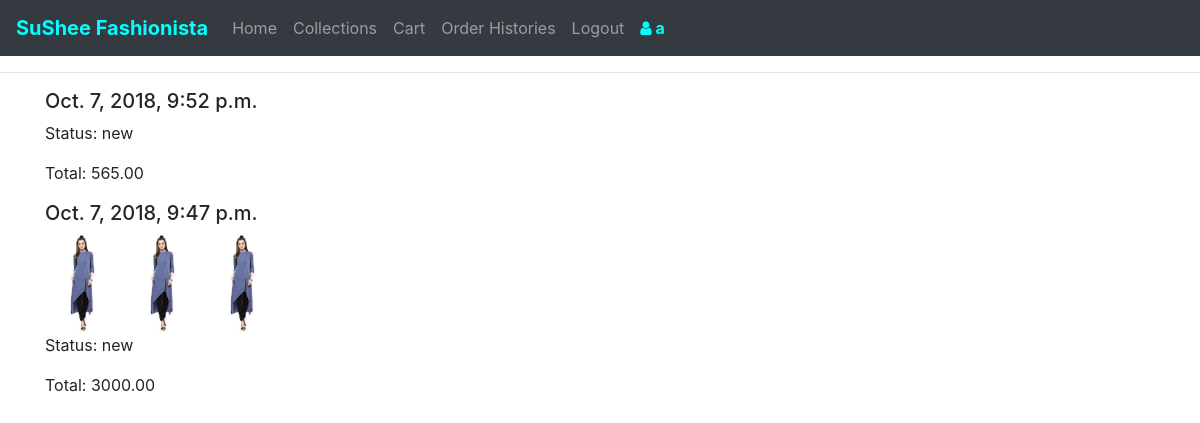
Screenshot of /histories (signed in) with the database file from the repository.
### shopping/models.py (models this page shows, shortened)
class PlacedOrder(models.Model):
    STATUS = Choices(
        ('new', _('new')),
        ('in_progress', _('in_progress')),
        ('delivered', _('delivered'))
    )
    user = models.ForeignKey(User, on_delete = models.SET_NULL, null = True, related_name = "ordered_user")
    deliveryaddress = models.ForeignKey(DeliveryAddress, on_delete = models.SET_NULL, null = True, related_name = "delivery_address")
    order = models.ManyToManyField(DressOrder, related_name = "ordered_dress")
    status = models.CharField(choices = STATUS, default = STATUS.new, max_length = 25)
    datetime = models.DateTimeField(auto_now_add=True)
    total = models.DecimalField(max_digits = 9, decimal_places = 2)

class KurtaRate(models.Model):
    dresstype = models.CharField(max_length = 25, default="kurta", editable = False)
    name = models.CharField(max_length = 100)
    model = models.CharField(max_length = 25)
    image = models.ManyToManyField(Document, related_name = "kurta_image")
    size = models.ManyToManyField(KurtaSize, related_name = "kurta_size")
    price = models.DecimalField(max_digits = 7, decimal_places = 2)

class Document(models.Model):
    document = models.FileField(upload_to='documents/%Y/%m/%d')
    color = models.ForeignKey(Color, on_delete = models.SET_NULL, null = True, related_name = "dress_color")
    datetime = models.DateTimeField(auto_now_add=True)

### shopping/views.py (the view, shortened to what this page needs)
# urls.py: path("histories", views.histories, name="histories"),
@login_required(login_url='/login')
def histories(request):
    status = None
    placed_orders = PlacedOrder.objects.filter(user = request.user).order_by('-pk')
    context = {
    "kurtarate" : rate_dict['kurta']['rate'].objects.all(),
    "toprate" : rate_dict['top']['rate'].objects.all(),
    "trouserrate" : rate_dict['trouser']['rate'].objects.all(),
    "sareerate" : rate_dict['saree']['rate'].objects.all(),
    "placed_orders" : placed_orders,
    "status" : status
    }
    return render(request, "shopping/histories.html", context)

### shopping/templates/shopping/histories.html (shortened to what this page needs)
{% extends "shopping/layout.html" %}
{% block body %}
<hr>
<div class="container">
{% for placed_order in placed_orders %}
  <div>
    <h5>{{placed_order.datetime}}</h5>
      {% for order in placed_order.order.all %}
        {% if order.dresstype == "kurta" %}
          {% for kurta in kurtarate %}
            {% if kurta.pk == order.dresspk %}
              <a class="historyimg" href="{% url 'dressitem' kurta.dresstype kurta.pk %}"><img src="{{kurta.image.first.document.url}}" /></a>
            {% endif %}
          {% endfor %}
        {% endif %}
      {% endfor %}
    <p>Status: {{placed_order.status}}</p>
    <p>Total: {{placed_order.total}}</p>
{% empty %}
    <li>No previous orders</li>
{% endfor %}
</div>
{% endblock %}

### shopping/templates/shopping/layout.html (shortened to what this page needs)
{% load static %}
<!DOCTYPE html>
<html>
  <head>
    <link rel="stylesheet" href="https://maxcdn.bootstrapcdn.com/bootstrap/4.1.3/css/bootstrap.min.css">
    <link rel="stylesheet" href="https://cdnjs.cloudflare.com/ajax/libs/font-awesome/4.7.0/css/font-awesome.min.css">
    <link rel="stylesheet" href="{% static 'shopping/mystyle.css' %}">
  </head>
  <body id="dbody">
    <nav class="navbar navbar-expand-sm bg-dark navbar-dark" style="margin-bottom:15px;">
  <a class="navbar-brand" href="{% url 'index' %}" style="color:cyan"><b>SuShee Fashionista</b></a>
  <div class="collapse navbar-collapse" id="collapsibleNavbar">
    <ul class="navbar-nav">
      <li class="nav-item">
        <a class="nav-link btnloc" id="btn_home" data-urlfor="{% url 'index' %}">Home</a>
      </li>
      <li class="nav-item">
        <a class="nav-link btnloc" id="btn_order" data-urlfor="{% url 'collections' %}">Collections</a>
      </li>
      {% if request.user.id %}
      <li class="nav-item">
        <a class="nav-link btnloc" id="btn_cart" data-urlfor="{% url 'cart' %}">Cart</a>
      </li>
      <li class="nav-item">
        <a class="nav-link btnloc" id="btn_histories" data-urlfor="{% url 'histories' %}">Order Histories</a>
      </li>
      <li class="nav-item">
        <a class="nav-link btnloc loggedin" id="btn_logout" data-urlfor="{% url 'logout' %}">Logout</a>
      </li>
      <li class="nav-item">
        <a class="nav-link" id="btn_userid" style="color:cyan"><b><i class="fa fa-user"></i> {{request.user.username}}</b></a>
      </li>
    {% endif %}
  </ul>
  </div>
</nav>
    {% block body %}
    {% endblock %}
  </body>
</html>

### shopping/static/shopping/mystyle.css (style rules this page uses)
.historyimg img { height:100px; width: auto; }

### rows the page displays
PlacedOrder: datetime "Oct. 7, 2018, 9:52 p.m.", status "new", total "565.00"
PlacedOrder: datetime "Oct. 7, 2018, 9:47 p.m.", status "new", total "3000.00"
KurtaRate: image.first.document (picture)

### other values shown
{{ request.user.username }} "a"
